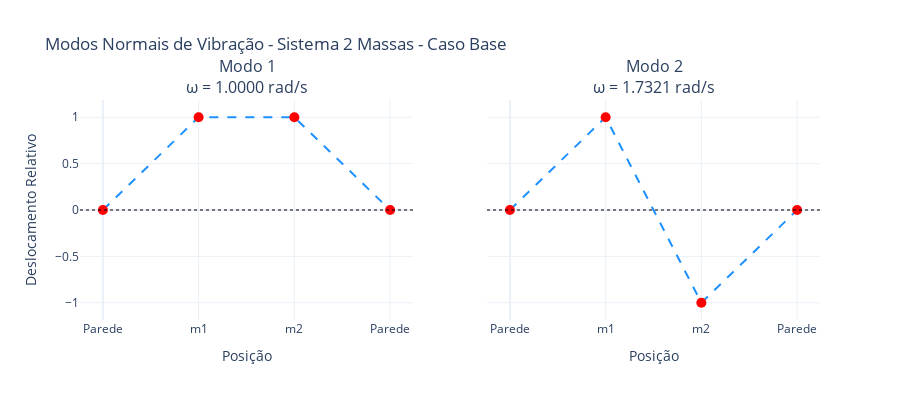
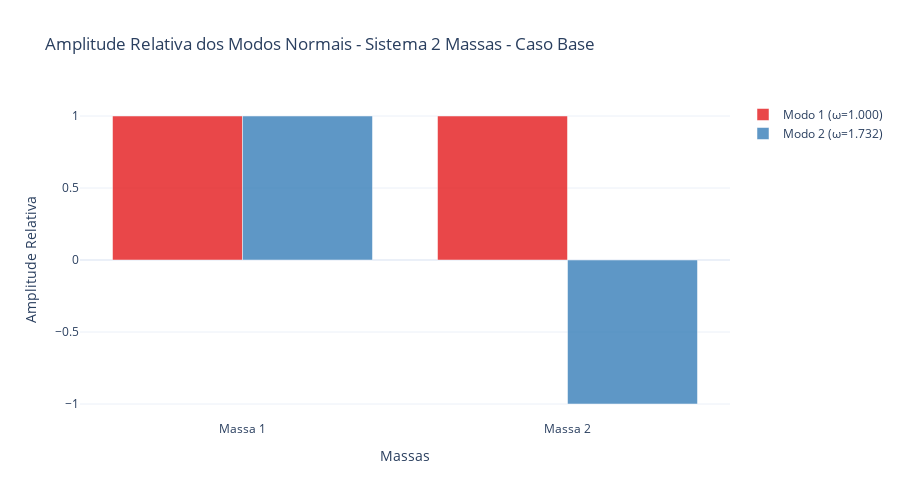
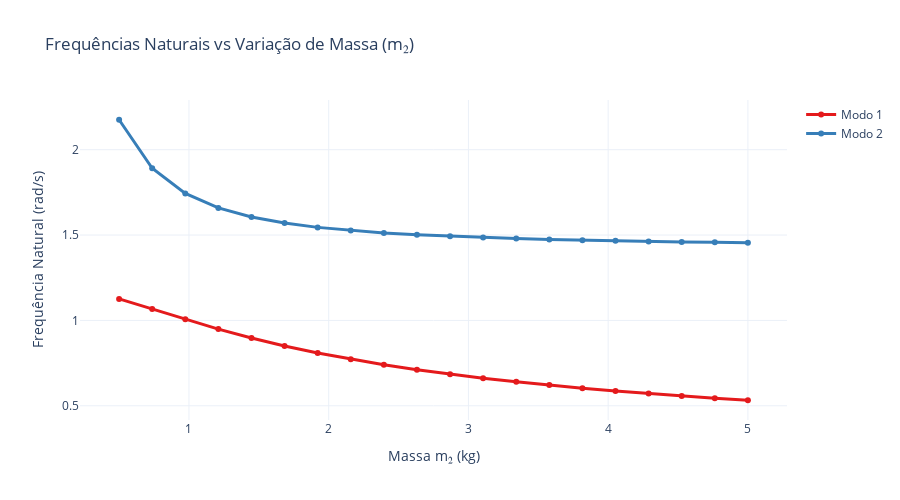
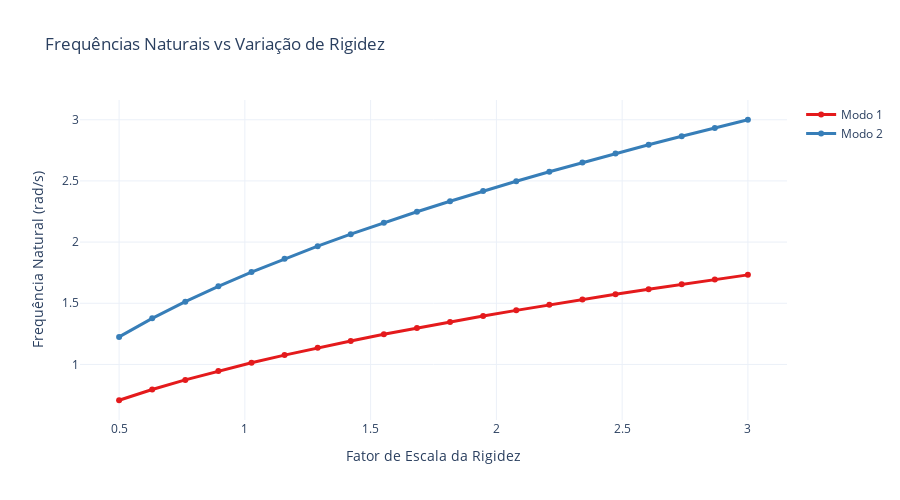

Here is the notebook cell these charts were saved with, in order:
### Markdown cell above
## 1. Sistema com Duas Massas e Extremos Fixos

Vamos modelar o sistema abaixo:

`Parede --- mola(k1) --- [m1] --- mola(k2) --- [m2] --- mola(k3) --- Parede`

A matriz de massa $[M]$ e a matriz de rigidez $[K]$ são:

$$
[M] = \begin{bmatrix} m_1 & 0 \\ 0 & m_2 \end{bmatrix}
\quad
[K] = \begin{bmatrix} k_1+k_2 & -k_2 \\ -k_2 & k_2+k_3 \end{bmatrix}
$$

#### 1.1. Caso Base: Massas e Molas Iguais

Inicialmente, `m1 = m2 = 1 kg` e `k1 = k2 = k3 = 1 N/m`.

### Code cell
# 1.1. Sistema de 2 massas - Caso Base
m1, m2 = 1.0, 1.0
k1, k2, k3 = 1.0, 1.0, 1.0

M_2massas = np.array([[m1, 0], [0, m2]])
K_2massas = np.array([[k1 + k2, -k2], [-k2, k2 + k3]])

frequencias, modos = resolver_sistema(M_2massas, K_2massas)
imprimir_e_plotar_resultados(frequencias, modos, "Sistema 2 Massas - Caso Base")

# Análises paramétricas generalizadas
print("\n=== ANÁLISES PARAMÉTRICAS GENERALIZADAS ===")
plotar_frequencias_vs_massa(M_2massas, K_2massas, indice_massa=1, titulo_massa="m₂")
plotar_frequencias_vs_rigidez(M_2massas, K_2massas)

### Figure 1 — Plotly figure (JSON) as saved in the notebook; plotly's stock layout.template omitted (floating-point values rounded to 4 significant figures)
{"data": [{"line": {"color": "dodgerblue", "dash": "dash", "width": 2}, "marker": {"color": "red", "size": 10}, "mode": "lines+markers", "name": "Modo 1", "showlegend": false, "type": "scatter", "x": [0, 1, 2, 3], "xaxis": "x", "y": [0, 1, 1, 0], "yaxis": "y"}, {"line": {"color": "dodgerblue", "dash": "dash", "width": 2}, "marker": {"color": "red", "size": 10}, "mode": "lines+markers", "name": "Modo 2", "showlegend": false, "type": "scatter", "x": [0, 1, 2, 3], "xaxis": "x2", "y": [0, 1, -1, 0], "yaxis": "y2"}], "layout": {"annotations": [{"font": {"size": 16}, "showarrow": false, "text": "Modo 1<br>ω = 1.0000 rad/s", "x": 0.225, "xanchor": "center", "xref": "paper", "y": 1, "yanchor": "bottom", "yref": "paper"}, {"font": {"size": 16}, "showarrow": false, "text": "Modo 2<br>ω = 1.7321 rad/s", "x": 0.775, "xanchor": "center", "xref": "paper", "y": 1, "yanchor": "bottom", "yref": "paper"}], "height": 400, "shapes": [{"line": {"color": "black", "dash": "dot"}, "opacity": 0.5, "type": "line", "x0": 0, "x1": 1, "xref": "x domain", "y0": 0, "y1": 0, "yref": "y"}, {"line": {"color": "black", "dash": "dot"}, "opacity": 0.5, "type": "line", "x0": 0, "x1": 1, "xref": "x2 domain", "y0": 0, "y1": 0, "yref": "y2"}], "showlegend": false, "title": {"text": "Modos Normais de Vibração - Sistema 2 Massas - Caso Base"}, "xaxis": {"anchor": "y", "domain": [0, 0.45], "ticktext": ["Parede", "m1", "m2", "Parede"], "tickvals": [0, 1, 2, 3], "title": {"text": "Posição"}}, "xaxis2": {"anchor": "y2", "domain": [0.55, 1], "ticktext": ["Parede", "m1", "m2", "Parede"], "tickvals": [0, 1, 2, 3], "title": {"text": "Posição"}}, "yaxis": {"anchor": "x", "domain": [0, 1], "title": {"text": "Deslocamento Relativo"}}, "yaxis2": {"anchor": "x2", "domain": [0, 1], "matches": "y", "showticklabels": false}}}

### Figure 2 — Plotly figure (JSON) as saved in the notebook; plotly's stock layout.template omitted (floating-point values rounded to 4 significant figures)
{"data": [{"marker": {"color": "rgb(228,26,28)"}, "name": "Modo 1 (ω=1.000)", "opacity": 0.8, "type": "bar", "x": ["Massa 1", "Massa 2"], "y": [1, 1]}, {"marker": {"color": "rgb(55,126,184)"}, "name": "Modo 2 (ω=1.732)", "opacity": 0.8, "type": "bar", "x": ["Massa 1", "Massa 2"], "y": [1, -1]}], "layout": {"barmode": "group", "height": 500, "hovermode": "x unified", "title": {"text": "Amplitude Relativa dos Modos Normais - Sistema 2 Massas - Caso Base"}, "xaxis": {"title": {"text": "Massas"}}, "yaxis": {"title": {"text": "Amplitude Relativa"}}}}

### Figure 3 — Plotly figure (JSON) as saved in the notebook; plotly's stock layout.template omitted (floating-point values rounded to 4 significant figures)
{"data": [{"line": {"color": "rgb(228,26,28)", "width": 3}, "marker": {"size": 6}, "mode": "lines+markers", "name": "Modo 1", "type": "scatter", "x": [0.5, 0.7368, 0.9737, 1.211, 1.447, 1.684, 1.921, 2.158, 2.395, 2.632, 2.868, 3.105, 3.342, 3.579, 3.816, 4.053, 4.289, 4.526, 4.763, 5], "y": [1.126, 1.067, 1.007, 0.9491, 0.8967, 0.8501, 0.8089, 0.7724, 0.74, 0.7111, 0.6852, 0.6617, 0.6405, 0.6211, 0.6033, 0.5869, 0.5718, 0.5577, 0.5446, 0.5324]}, {"line": {"color": "rgb(55,126,184)", "width": 3}, "marker": {"size": 6}, "mode": "lines+markers", "name": "Modo 2", "type": "scatter", "x": [0.5, 0.7368, 0.9737, 1.211, 1.447, 1.684, 1.921, 2.158, 2.395, 2.632, 2.868, 3.105, 3.342, 3.579, 3.816, 4.053, 4.289, 4.526, 4.763, 5], "y": [2.175, 1.891, 1.744, 1.659, 1.606, 1.57, 1.545, 1.527, 1.512, 1.501, 1.493, 1.485, 1.479, 1.474, 1.47, 1.466, 1.463, 1.46, 1.457, 1.455]}], "layout": {"height": 500, "hovermode": "x unified", "title": {"text": "Frequências Naturais vs Variação de Massa (m₂)"}, "xaxis": {"title": {"text": "Massa m₂ (kg)"}}, "yaxis": {"title": {"text": "Frequência Natural (rad/s)"}}}}

### Figure 4 — Plotly figure (JSON) as saved in the notebook; plotly's stock layout.template omitted (floating-point values rounded to 4 significant figures)
{"data": [{"line": {"color": "rgb(228,26,28)", "width": 3}, "marker": {"size": 6}, "mode": "lines+markers", "name": "Modo 1", "type": "scatter", "x": [0.5, 0.6316, 0.7632, 0.8947, 1.026, 1.158, 1.289, 1.421, 1.553, 1.684, 1.816, 1.947, 2.079, 2.211, 2.342, 2.474, 2.605, 2.737, 2.868, 3], "y": [0.7071, 0.7947, 0.8736, 0.9459, 1.013, 1.076, 1.136, 1.192, 1.246, 1.298, 1.348, 1.395, 1.442, 1.487, 1.53, 1.573, 1.614, 1.654, 1.694, 1.732]}, {"line": {"color": "rgb(55,126,184)", "width": 3}, "marker": {"size": 6}, "mode": "lines+markers", "name": "Modo 2", "type": "scatter", "x": [0.5, 0.6316, 0.7632, 0.8947, 1.026, 1.158, 1.289, 1.421, 1.553, 1.684, 1.816, 1.947, 2.079, 2.211, 2.342, 2.474, 2.605, 2.737, 2.868, 3], "y": [1.225, 1.376, 1.513, 1.638, 1.755, 1.864, 1.967, 2.065, 2.158, 2.248, 2.334, 2.417, 2.497, 2.575, 2.651, 2.724, 2.796, 2.865, 2.933, 3]}], "layout": {"height": 500, "hovermode": "x unified", "title": {"text": "Frequências Naturais vs Variação de Rigidez"}, "xaxis": {"title": {"text": "Fator de Escala da Rigidez"}}, "yaxis": {"title": {"text": "Frequência Natural (rad/s)"}}}}
